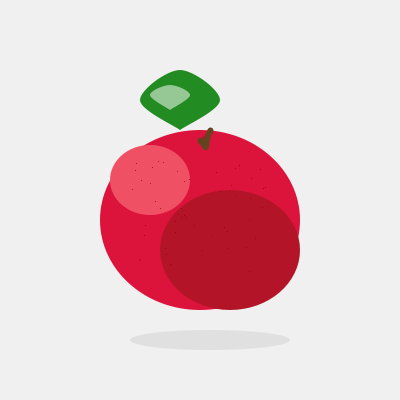
Frame 1 (no input)
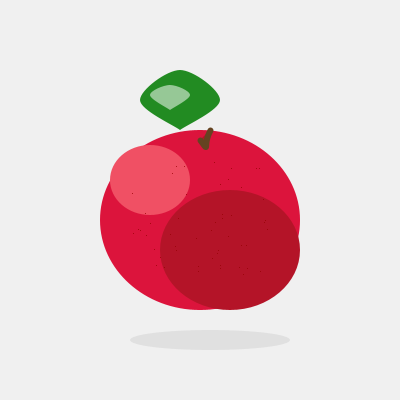
Frame 2 (the mouse pressed at the canvas centre, redrawn once)

The Processing sketch that drew these frames (run headless with seeded random() and noise(); the mouse was pressed at the canvas centre and the sketch redrawn once):

// Processing sketch: apel
// ── apel.pde
void setup() {
  size(400, 400);
  smooth();
  noLoop();
}

void draw() {
  background(240);
  
  // Bayangan
  noStroke();
  fill(200, 200, 200, 100);
  ellipse(210, 340, 160, 20);
  
  // Badan apel
  noStroke();
  fill(220, 20, 60); // Merah cherry
  ellipse(200, 220, 200, 180);
  
  // Highlight
  fill(240, 80, 100);
  ellipse(150, 180, 80, 70);
  
  // Bayangan apel
  fill(180, 20, 40);
  ellipse(230, 250, 140, 120);
  
  // Tangkai apel
  stroke(101, 67, 33);
  strokeWeight(6);
  curve(150, 50, 200, 140, 210, 130, 250, 50);
  
  // Daun
  fill(34, 139, 34);
  noStroke();
  beginShape();
  curveVertex(180, 130);
  curveVertex(180, 130);
  curveVertex(140, 100);
  curveVertex(180, 70);
  curveVertex(220, 100);
  curveVertex(180, 130);
  curveVertex(180, 130);
  endShape();
  
  // Kilau daun
  fill(150, 200, 150);
  beginShape();
  curveVertex(170, 110);
  curveVertex(170, 110);
  curveVertex(150, 95);
  curveVertex(170, 85);
  curveVertex(190, 95);
  curveVertex(170, 110);
  curveVertex(170, 110);
  endShape();
  
  // Titik-titik pada apel
  stroke(150, 0, 0);
  strokeWeight(1);
  for (int i = 0; i < 50; i++) {
    point(random(130, 270), random(160, 280));
  }
}
